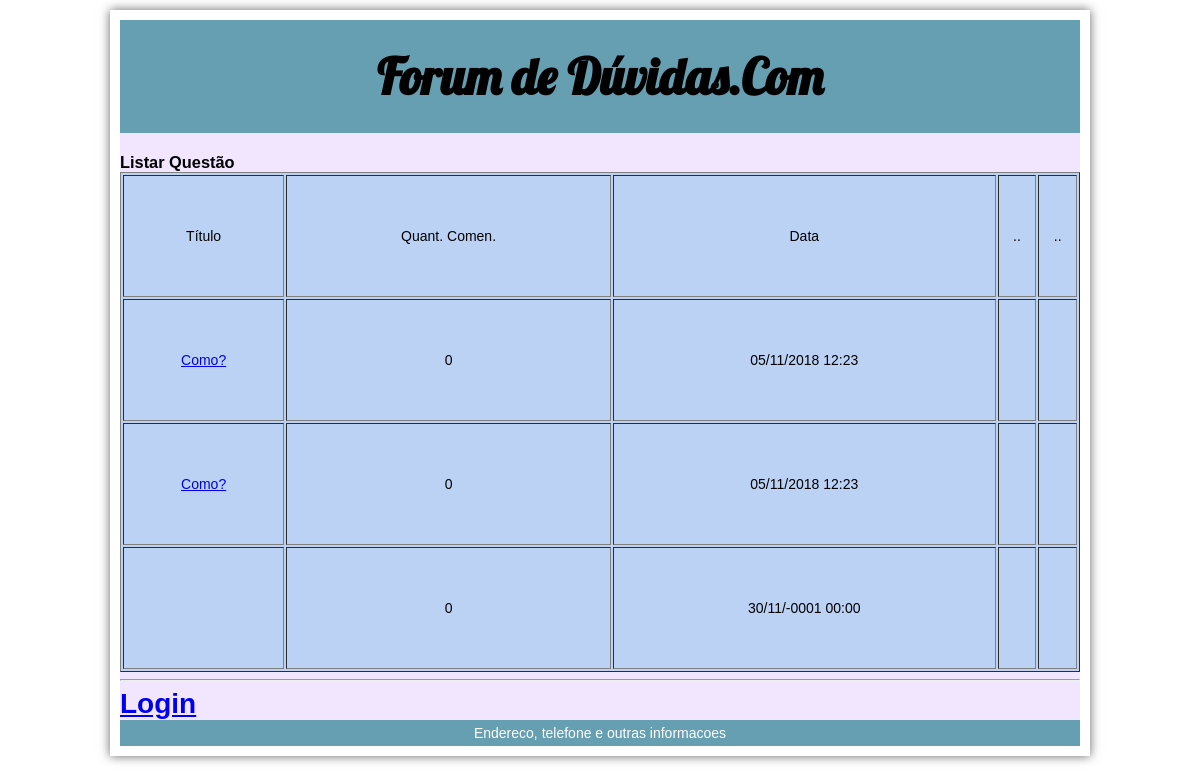
Page /questao_listar.php on the earlier database version.
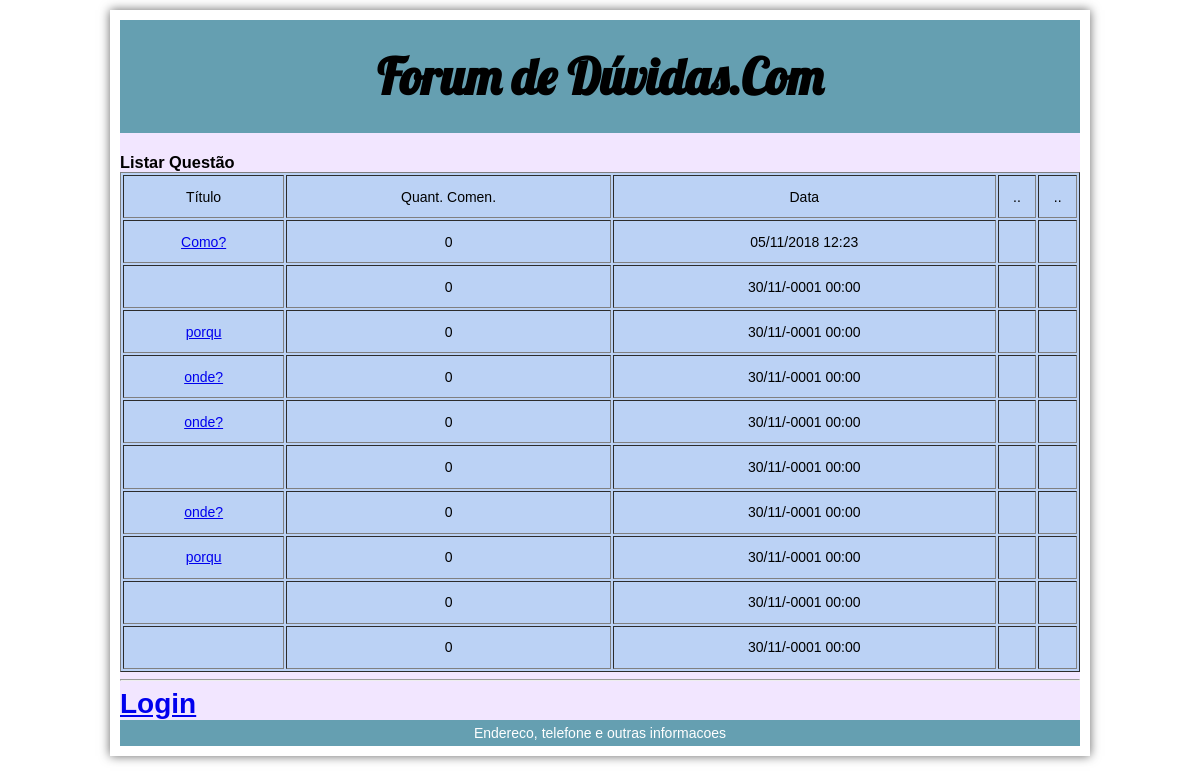
Same page on the later database version.
### tables this page shows
CREATE TABLE `tb_questao` (
  `Id` int(11) NOT NULL,
  `questao` varchar(5) NOT NULL,
  `Data` datetime NOT NULL DEFAULT '0000-00-00 00:00:00' ON UPDATE CURRENT_TIMESTAMP,
  `Usuario` varchar(5) NOT NULL
);

### questao_listar.php (the view, shortened to what this page needs)
<?php
$conexao = mysqli_connect("localhost", "root","","forum");
$sql = "SELECT q.Id, q.questao, q.Data, q.Usuario, COUNT(c.comentario) AS quantidade
FROM tb_questao AS q LEFT JOIN tb_comentario AS c ON (q.id = c.id_questao)
GROUP BY q.Id, q.questao, q.Data
ORDER BY Data DESC";
$resultado = mysqli_query($conexao, $sql);
?>
<!DOCTYPE html>
<html>
<head>
</head>
<body>
	<main>
        <header>
         <h1>Forum de Dúvidas.Com</h1>
         </header>
<article>
	<section>
		 <h1>Listar Questão</h1>
 <table border="1">
	<tr>
		<td>Título</td>
		<td>Quant. Comen.</td>
		<td>Data</td>
		<td>..</td>
		<td>..</td>
	</tr>
	<?php while($linha = mysqli_fetch_assoc($resultado)): ?>
	<tr>
		<td><a href="comentario_listar.php?idquestao=<?=$linha["Id"];?>"><?=$linha["questao"];?></a></td>
		<td><?=$linha["quantidade"];?></td>
		<td><?=date_format(date_create($linha["Data"]),"d/m/Y H:i")?></td>
		<td>
        </td>
		<td>
        </td>
	</tr>
	<?php endwhile; ?>
</table>
<hr>
	</section>
</article>
<?php
	if (isset($_SESSION["usuario_id"])):
?>
	<a href="questao_nova.php">Nova Questão</a> |
	<a href="login_editar.php?id=<?=$_SESSION["usuario_id"]?>">Usuário</a> |
	<a href="logout.php">Logout</a>
<?php else: ?>
	<a href="login.php"><h1>Login</h1>
	</a>
<?php endif;?>
<footer>Endereco, telefone e outras informacoes</footer>
</main>
</body>
</html>

### questao_listar.php (style rules this page uses)
html, body, h1 { margin:0; padding:0; }
article, header, footer, nav { display:block; }
body { width:960px; font-family:Arial, Helvetica, sans-serif; font-size:14px; box-shadow: 0 0 10px #666; margin:10px auto; padding:10px; }
main { background-color: rgb(242, 230, 255); }
section { clear: both; }
table { text-align:center; background-color:rgb(187,210,245); height:500px; width:960px; clear: both; }
header { padding:25px; background-color:rgb(101,159,177); text-align:center; margin-bottom:20px; font-family: 'Lobster', cursive; font-size: 25px; }
footer { padding:5px; background-color:rgb(101,159,177); text-align:center; color:rgb(255,255,255); }

Differences in the rows shown:
removed tb_questao: questao "Como?", quantidade "0", Data "05/11/2018 12:23"
added tb_questao: quantidade "0", Data "30/11/-0001 00:00"
added tb_questao: questao "porqu", quantidade "0", Data "30/11/-0001 00:00"
added tb_questao: questao "onde?", quantidade "0", Data "30/11/-0001 00:00"
added tb_questao: questao "onde?", quantidade "0", Data "30/11/-0001 00:00"
added tb_questao: questao "onde?", quantidade "0", Data "30/11/-0001 00:00"
added tb_questao: questao "porqu", quantidade "0", Data "30/11/-0001 00:00"
added tb_questao: quantidade "0", Data "30/11/-0001 00:00"
added tb_questao: quantidade "0", Data "30/11/-0001 00:00"
